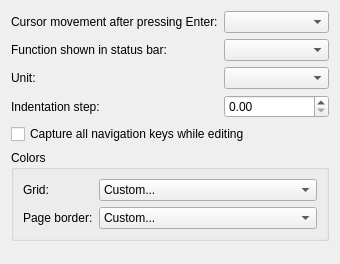
<?xml version="1.0" encoding="UTF-8"?>
<ui version="4.0">
 <class>InterfaceOptionsWidget</class>
 <widget class="QWidget" name="InterfaceOptionsWidget">
  <property name="geometry">
   <rect>
    <x>0</x>
    <y>0</y>
    <width>326</width>
    <height>264</height>
   </rect>
  </property>
  <layout class="QFormLayout" name="formLayout">
   <item row="0" column="0">
    <widget class="QLabel" name="label">
     <property name="text">
      <string>Cursor movement after pressing Enter:</string>
     </property>
     <property name="buddy">
      <cstring>m_cursorMovement</cstring>
     </property>
    </widget>
   </item>
   <item row="0" column="1">
    <widget class="KComboBox" name="m_cursorMovement">
     <property name="whatsThis">
      <string>When you have selected a cell, pressing the Enter key will move the cell cursor one cell left, right, up or down, as determined by this setting.</string>
     </property>
    </widget>
   </item>
   <item row="1" column="0">
    <widget class="QLabel" name="label_2">
     <property name="text">
      <string>Function shown in status bar:</string>
     </property>
     <property name="buddy">
      <cstring>m_statusBarFunction</cstring>
     </property>
    </widget>
   </item>
   <item row="1" column="1">
    <widget class="KComboBox" name="m_statusBarFunction">
     <property name="whatsThis">
      <string>This drop down selection box can be used to choose the calculation performed by the Statusbar Summary  function.</string>
     </property>
    </widget>
   </item>
   <item row="2" column="0">
    <widget class="QLabel" name="label_6">
     <property name="text">
      <string>Unit:</string>
     </property>
     <property name="buddy">
      <cstring>m_unit</cstring>
     </property>
    </widget>
   </item>
   <item row="2" column="1">
    <widget class="KComboBox" name="m_unit">
     <property name="whatsThis">
      <string>Choose the default unit that will be used in your sheets.
Note that you can overwrite the unit for the current sheet using the KCFormat -&gt; Page Layout... dialog.</string>
     </property>
    </widget>
   </item>
   <item row="3" column="0">
    <widget class="QLabel" name="m_indentationLabel">
     <property name="text">
      <string>Indentation step:</string>
     </property>
     <property name="buddy">
      <cstring>m_indentationStep</cstring>
     </property>
    </widget>
   </item>
   <item row="3" column="1">
    <widget class="KoUnitDoubleSpinBox" name="m_indentationStep">
     <property name="whatsThis">
      <string>Lets you define the amount of indenting used by the Increase Indent and Decrease Indent option in the KCFormat menu.</string>
     </property>
    </widget>
   </item>
   <item row="6" column="0" colspan="2">
    <spacer name="verticalSpacer">
     <property name="orientation">
      <enum>Qt::Vertical</enum>
     </property>
     <property name="sizeHint" stdset="0">
      <size>
       <width>318</width>
       <height>16</height>
      </size>
     </property>
    </spacer>
   </item>
   <item row="5" column="0" colspan="2">
    <widget class="QGroupBox" name="groupBox">
     <property name="title">
      <string>Colors</string>
     </property>
     <layout class="QFormLayout" name="formLayout_2">
      <item row="0" column="0">
       <widget class="QLabel" name="label_4">
        <property name="text">
         <string>Grid:</string>
        </property>
        <property name="buddy">
         <cstring>m_gridColor</cstring>
        </property>
       </widget>
      </item>
      <item row="0" column="1">
       <widget class="KColorCombo" name="m_gridColor">
        <property name="whatsThis">
         <string>Click here to change the grid color ie the color of the borders of each cell.</string>
        </property>
        <item>
         <property name="text">
          <string>Custom...</string>
         </property>
        </item>
        <item>
         <property name="text">
          <string/>
         </property>
        </item>
        <item>
         <property name="text">
          <string/>
         </property>
        </item>
        <item>
         <property name="text">
          <string/>
         </property>
        </item>
        <item>
         <property name="text">
          <string/>
         </property>
        </item>
        <item>
         <property name="text">
          <string/>
         </property>
        </item>
        <item>
         <property name="text">
          <string/>
         </property>
        </item>
        <item>
         <property name="text">
          <string/>
         </property>
        </item>
        <item>
         <property name="text">
          <string/>
         </property>
        </item>
        <item>
         <property name="text">
          <string/>
         </property>
        </item>
        <item>
         <property name="text">
          <string/>
         </property>
        </item>
        <item>
         <property name="text">
          <string/>
         </property>
        </item>
        <item>
         <property name="text">
          <string/>
         </property>
        </item>
        <item>
         <property name="text">
          <string/>
         </property>
        </item>
        <item>
         <property name="text">
          <string/>
         </property>
        </item>
        <item>
         <property name="text">
          <string/>
         </property>
        </item>
        <item>
         <property name="text">
          <string/>
         </property>
        </item>
        <item>
         <property name="text">
          <string/>
         </property>
        </item>
       </widget>
      </item>
      <item row="1" column="0">
       <widget class="QLabel" name="label_5">
        <property name="text">
         <string>Page border:</string>
        </property>
        <property name="buddy">
         <cstring>m_pageBorderColor</cstring>
        </property>
       </widget>
      </item>
      <item row="1" column="1">
       <widget class="KColorCombo" name="m_pageBorderColor">
        <property name="whatsThis">
         <string>When the View -&gt;Show Page Borders menu item is checked, the page borders are displayed. Click here to choose another color for the borders than the default red.</string>
        </property>
        <item>
         <property name="text">
          <string>Custom...</string>
         </property>
        </item>
        <item>
         <property name="text">
          <string/>
         </property>
        </item>
        <item>
         <property name="text">
          <string/>
         </property>
        </item>
        <item>
         <property name="text">
          <string/>
         </property>
        </item>
        <item>
         <property name="text">
          <string/>
         </property>
        </item>
        <item>
         <property name="text">
          <string/>
         </property>
        </item>
        <item>
         <property name="text">
          <string/>
         </property>
        </item>
        <item>
         <property name="text">
          <string/>
         </property>
        </item>
        <item>
         <property name="text">
          <string/>
         </property>
        </item>
        <item>
         <property name="text">
          <string/>
         </property>
        </item>
        <item>
         <property name="text">
          <string/>
         </property>
        </item>
        <item>
         <property name="text">
          <string/>
         </property>
        </item>
        <item>
         <property name="text">
          <string/>
         </property>
        </item>
        <item>
         <property name="text">
          <string/>
         </property>
        </item>
        <item>
         <property name="text">
          <string/>
         </property>
        </item>
        <item>
         <property name="text">
          <string/>
         </property>
        </item>
        <item>
         <property name="text">
          <string/>
         </property>
        </item>
        <item>
         <property name="text">
          <string/>
         </property>
        </item>
       </widget>
      </item>
     </layout>
    </widget>
   </item>
   <item row="4" column="0" colspan="2">
    <widget class="QCheckBox" name="m_captureAllArrowKeys">
     <property name="whatsThis">
      <string>Captures all navigation keys, i.e. the arrow keys, page up/down, tabulator and backward tabulator key, while editing a cell with the embedded editor. The embedded editor is the one appearing directly in the cell. If captured, these keys are used for navigating in the editor. Otherwise, they are used for cell navigation.</string>
     </property>
     <property name="text">
      <string>Capture all navigation keys while editing</string>
     </property>
    </widget>
   </item>
  </layout>
 </widget>
 <customwidgets>
  <customwidget>
   <class>KColorCombo</class>
   <extends>QComboBox</extends>
   <header>kcolorcombo.h</header>
  </customwidget>
  <customwidget>
   <class>KComboBox</class>
   <extends>QComboBox</extends>
   <header>kcombobox.h</header>
  </customwidget>
  <customwidget>
   <class>KoUnitDoubleSpinBox</class>
   <extends>QDoubleSpinBox</extends>
   <header>KoUnitDoubleSpinBox.h</header>
  </customwidget>
 </customwidgets>
 <resources/>
 <connections/>
</ui>
